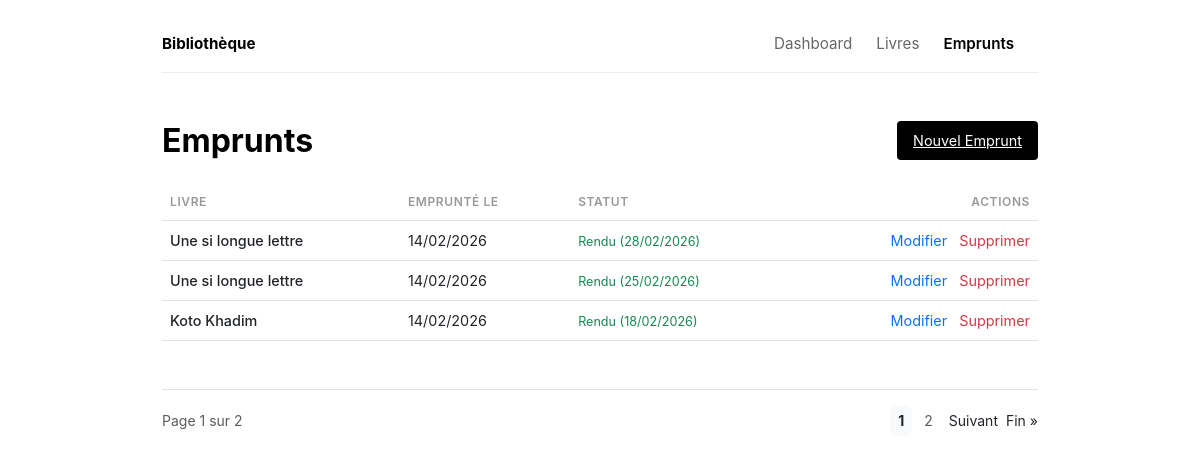
The page /emprunts/ on the database its author committed.
### catalog/models.py (models this page shows, shortened)
class Emprunt(models.Model):
    livre = models.ForeignKey(Livre, on_delete=models.CASCADE, related_name='emprunts')
    date_emprunt = models.DateField(auto_now_add=True)
    date_retour = models.DateField(null=True, blank=True)

class Livre(models.Model):
    titre = models.CharField(max_length=200)
    auteur = models.CharField(max_length=100)
    isbn = models.CharField(max_length=13, unique=True)
    nombre_totaux = models.PositiveIntegerField(default=1)
    nombre_disponibles = models.PositiveIntegerField(default=1)

### catalog/views.py (the view)
# urls.py: path('emprunts/', views.emprunt_list, name='emprunt_list'),
def emprunt_list(request):
    emprunts = Emprunt.objects.all().order_by('-date_emprunt')
    paginator = Paginator(emprunts, 3) # 3 par page
    page_number = request.GET.get('page')
    page_obj = paginator.get_page(page_number)
    return render(request, 'catalog/emprunt_list.html', {'page_obj': page_obj})

### catalog/templates/catalog/emprunt_list.html (shortened to what this page needs)
{% extends 'catalog/base.html' %}
{% block content %}
<div class="d-flex justify-content-between align-items-center mb-4">
    <h2 class="mb-0">Emprunts</h2>
    <a href="{% url 'emprunt_create' %}" class="btn-simple">Nouvel Emprunt</a>
</div>
<table class="table">
    <thead>
        <tr>
            <th>Livre</th>
            <th>Emprunté le</th>
            <th>Statut</th>
            <th class="text-end">Actions</th>
        </tr>
    </thead>
    <tbody>
        {% for emprunt in page_obj %}
        <tr>
            <td class="fw-medium text-dark">{{ emprunt.livre.titre }}</td>
            <td>{{ emprunt.date_emprunt|date:"d/m/Y" }}</td>
            <td>
                {% if emprunt.date_retour %}
                <span class="text-success small">Rendu ({{ emprunt.date_retour|date:"d/m/Y" }})</span>
                {% else %}
                <span class="text-warning small fw-bold">En cours</span>
                {% endif %}
            </td>
            <td class="text-end">
                <a href="{% url 'emprunt_update' emprunt.pk %}"
                    class="text-decoration-none text-primary me-2">Modifier</a>
                <a href="{% url 'emprunt_delete' emprunt.pk %}" class="text-decoration-none text-danger">Supprimer</a>
            </td>
        </tr>
        {% empty %}
        <tr>
            <td colspan="4" class="text-center py-5 text-muted">Aucun emprunt.</td>
        </tr>
        {% endfor %}
    </tbody>
</table>
{% if page_obj.paginator.num_pages > 1 %}
<nav class="mt-5 border-top pt-3">
    <div class="d-flex justify-content-between align-items-center small text-muted">
        <div>Page {{ page_obj.number }} sur {{ page_obj.paginator.num_pages }}</div>
        <div class="d-flex gap-2 align-items-center">
            <div class="d-flex gap-1">
                {% for num in page_obj.paginator.page_range %}
                {% if page_obj.number == num %}
                <span class="fw-bold px-2 py-1 bg-light rounded text-dark">{{ num }}</span>
                {% elif num > page_obj.number|add:'-3' and num < page_obj.number|add:'3' %} <a href="?page={{ num }}"
                    class="text-muted text-decoration-none px-2 py-1 hover-bg-light rounded">{{ num }}</a>
                    {% endif %}
                    {% endfor %}
            </div>
            {% if page_obj.has_next %}
            <a href="?page={{ page_obj.next_page_number }}" class="text-dark text-decoration-none">Suivant</a>
            <a href="?page={{ page_obj.paginator.num_pages }}" class="text-dark text-decoration-none">Fin »</a>
            {% endif %}
        </div>
    </div>
</nav>
{% endif %}
{% endblock %}

### catalog/templates/catalog/base.html (style rules this page uses)
body { background-color: #ffffff; font-family: -apple-system, BlinkMacSystemFont, "Segoe UI", Roboto, Helvetica, Arial, sans-serif; color: #333; line-height: 1.6; padding-top: 2rem; }
.btn-simple { background: #000; color: #fff; border: none; padding: 8px 16px; border-radius: 4px; font-size: 0.9rem; transition: opacity 0.2s; }
.table { font-size: 0.9rem; }
.table th { border-top: none; font-weight: 600; color: #999; text-transform: uppercase; font-size: 0.75rem; letter-spacing: 0.05em; }
h1, h2, h3 { color: #000; font-weight: 700; margin-bottom: 1.5rem; }

### rows shown on the page
Emprunt: livre.titre "Une si longue lettre", date_emprunt "14/02/2026", date_retour "28/02/2026"
Emprunt: livre.titre "Une si longue lettre", date_emprunt "14/02/2026", date_retour "25/02/2026"
Emprunt: livre.titre "Koto Khadim", date_emprunt "14/02/2026", date_retour "18/02/2026"

### other values the page prints
{{ page_obj.number }} "1"
{{ page_obj.paginator.num_pages }} "2"
{{ num }} "1"
{{ num }} "2"
